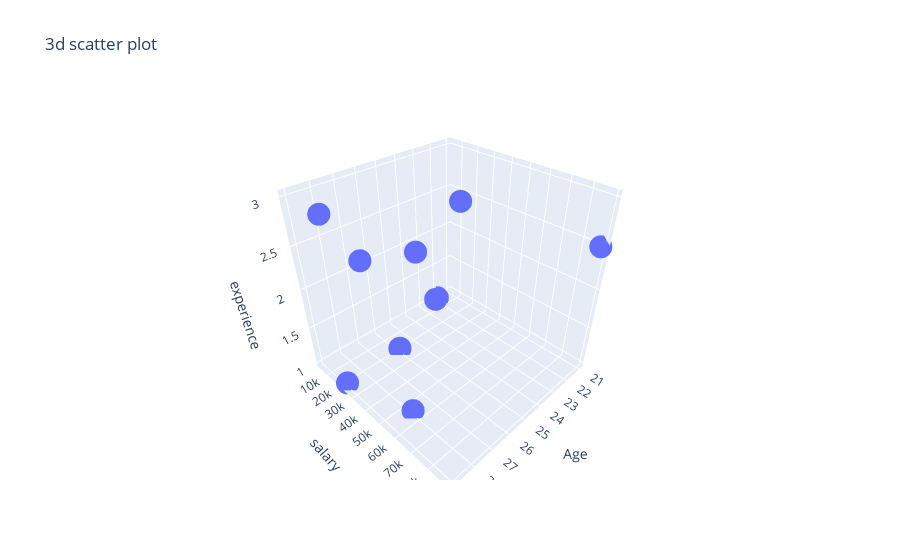

Source (notebook cell):
### Code cell
fig = px.scatter_3d(
    df,
    x='Age',
    y='salary',
    z='experience',
    title='3d scatter plot'
)
fig.show()

### Figure 1 — Plotly figure (JSON) as saved in the notebook; plotly's stock layout.template omitted (floating-point values rounded to 4 significant figures)
{"data": [{"hovertemplate": "Age=%{x}<br>salary=%{y}<br>experience=%{z}<extra></extra>", "legendgroup": "", "marker": {"color": "#636efa", "symbol": "circle"}, "mode": "markers", "name": "", "scene": "scene", "showlegend": false, "type": "scatter3d", "x": [22, 24, 25, 26, 24, 28, 29, 28, 21, 29], "y": [4500, 12500, 52000, 22000, 26000, 30000, 23000, 56000, 89000, 24780], "z": [1.0, 2.0, 3.0, 1.0, 1.5, 2.5, 1.0, 1.0, 2.5, 3.0]}], "layout": {"legend": {"tracegroupgap": 0}, "scene": {"domain": {"x": [0, 1], "y": [0, 1]}, "xaxis": {"title": {"text": "Age"}}, "yaxis": {"title": {"text": "salary"}}, "zaxis": {"title": {"text": "experience"}}}, "title": {"text": "3d scatter plot"}}}
